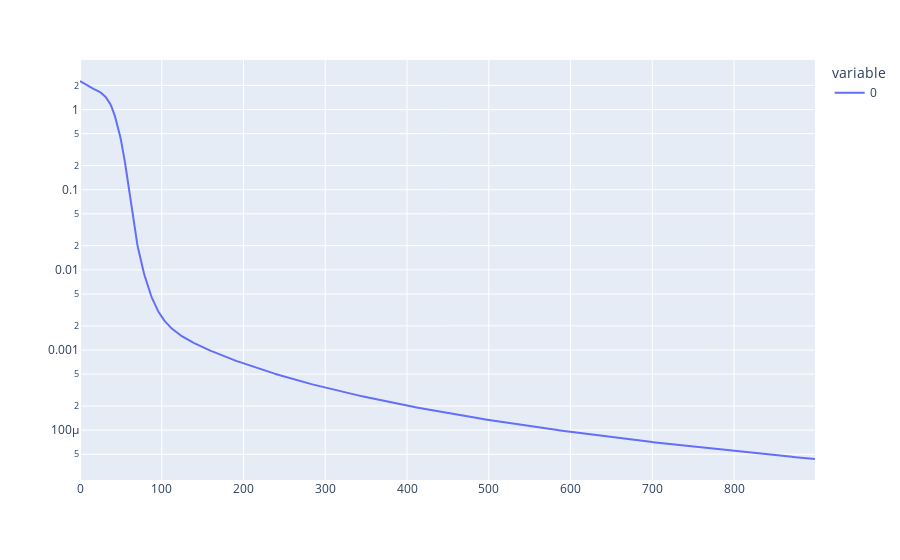

This figure's notebook cell:
### Code cell
line(test_losses, log_y=True)
# plt.plot(train_losses)

### Figure 1 — Plotly figure (JSON) as saved in the notebook; plotly's stock layout.template omitted (floating-point values rounded to 4 significant figures; data arrays with more than 128 entries replaced by an {"elided": "..."} marker saying what was removed)
{"data": [{"hovertemplate": "variable=0<br>index=%{x}<br>value=%{y}<extra></extra>", "legendgroup": "0", "line": {"color": "#636efa", "dash": "solid"}, "marker": {"symbol": "circle"}, "mode": "lines", "name": "0", "orientation": "v", "showlegend": true, "type": "scatter", "x": {"elided": "900 int values"}, "xaxis": "x", "y": {"elided": "900 float values"}, "yaxis": "y"}], "layout": {"legend": {"title": {"text": "variable"}, "tracegroupgap": 0}, "margin": {"t": 60}, "xaxis": {"anchor": "y", "domain": [0, 1], "title": {"text": ""}}, "yaxis": {"anchor": "x", "domain": [0, 1], "title": {"text": ""}, "type": "log"}}}
